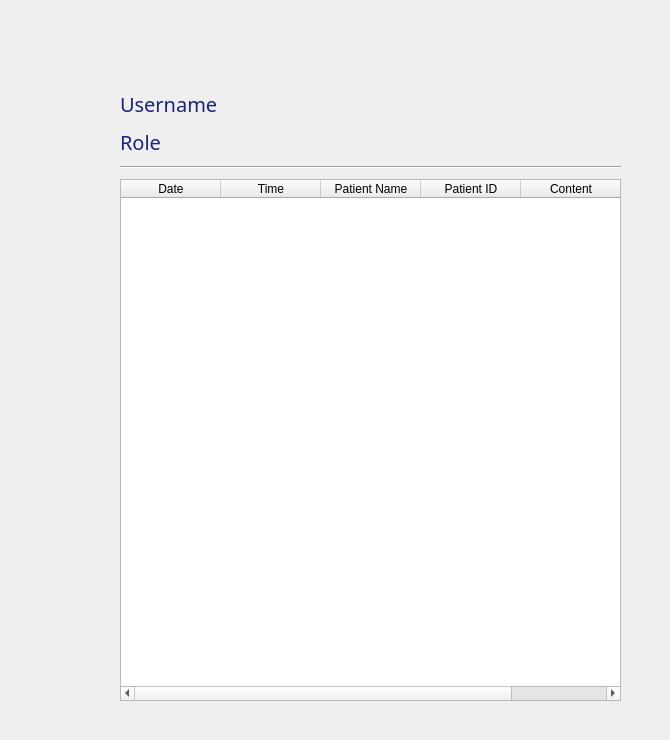
    <widget class="QWidget" name="DoctorInboxPage">
     <widget class="QWidget" name="verticalLayoutWidget_9">
      <property name="geometry">
       <rect>
        <x>80</x>
        <y>60</y>
        <width>581</width>
        <height>671</height>
       </rect>
      </property>
      <layout class="QVBoxLayout" name="DoctorInboxPageLayout">
       <property name="spacing">
        <number>10</number>
       </property>
       <property name="leftMargin">
        <number>40</number>
       </property>
       <property name="topMargin">
        <number>30</number>
       </property>
       <property name="rightMargin">
        <number>40</number>
       </property>
       <property name="bottomMargin">
        <number>30</number>
       </property>
       <item>
        <widget class="QLabel" name="DoctorInboxPageUsernameLabel">
         <property name="font">
          <font>
           <family>Rockwell</family>
           <pointsize>15</pointsize>
          </font>
         </property>
         <property name="styleSheet">
          <string notr="true">color: #1a237e;
</string>
         </property>
         <property name="text">
          <string>Username</string>
         </property>
        </widget>
       </item>
       <item>
        <widget class="QLabel" name="DoctorInboxPageRoleLabel">
         <property name="font">
          <font>
           <family>Rockwell</family>
           <pointsize>15</pointsize>
          </font>
         </property>
         <property name="styleSheet">
          <string notr="true">color: #1a237e;
</string>
         </property>
         <property name="text">
          <string>Role</string>
         </property>
        </widget>
       </item>
       <item>
        <widget class="Line" name="DoctorInboxPageLine">
         <property name="orientation">
          <enum>Qt::Horizontal</enum>
         </property>
        </widget>
       </item>
       <item>
        <widget class="QTableWidget" name="DoctorInboxPageTableWidget">
         <property name="rowCount">
          <number>0</number>
         </property>
         <property name="columnCount">
          <number>5</number>
         </property>
         <column>
          <property name="text">
           <string>Date</string>
          </property>
         </column>
         <column>
          <property name="text">
           <string>Time</string>
          </property>
         </column>
         <column>
          <property name="text">
           <string>Patient Name</string>
          </property>
         </column>
         <column>
          <property name="text">
           <string>Patient ID</string>
          </property>
         </column>
         <column>
          <property name="text">
           <string>Content</string>
          </property>
         </column>
        </widget>
       </item>
      </layout>
     </widget>
    </widget>
